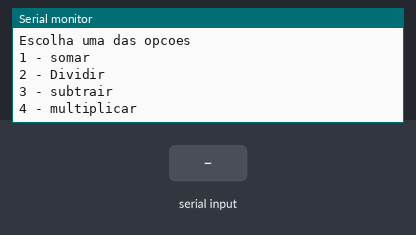
A sketch run on a simulated Arduino Uno, built with avr-gcc and run on an emulated ATmega328P. On the bench: the last lines printed to the serial monitor. Inputs (shaded band) come from the test bench.

Above: at 0.9 s.
1.0 s: "sim" received over Serial
At 2.8 s:
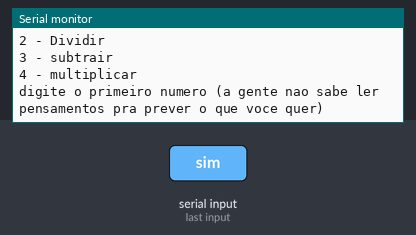
3.5 s: "90,45,200\n" received over Serial
At 5.1 s:
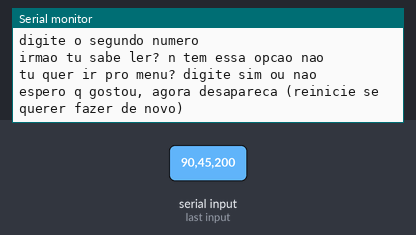

The sketch:

calculadora_com_fun_o_1.ino
```cpp
int edp;
String yesorno;
float resul;

void somar(float numero1, float numero2){
resul = (numero1 + numero2);
Serial.println("O total deu: " + String(resul));
Serial.println();
}

float dividir(float numero1, float numero2){
resul = (numero1 / numero2);
return resul;
}

void subtrair(float numero1, float numero2){
resul = (numero1 - numero2);
Serial.println("O total deu: " + String(resul));
Serial.println();
}

float multiplicar(float numero1, float numero2){
resul = (numero1 * numero2);
return resul;
}


void setup()
{
 Serial.begin(9600);

int contador;
float n1;
float n2;


  do {
    Serial.println("bem vindo a calculadora 100% confiavel e atualizada 2025\n");
    Serial.println("Escolha uma das opcoes");
    Serial.println("1 - somar");
    Serial.println("2 - Dividir");
    Serial.println("3 - subtrair");
    Serial.println("4 - multiplicar");
    while ( ! Serial.available()){}
  edp = Serial.parseInt();

  Serial.println("digite o primeiro numero (a gente nao sabe ler pensamentos pra prever o que voce quer)\n");
    while ( ! Serial.available()){}
  n1 = Serial.parseFloat();

  Serial.println("digite o segundo numero");
    while ( ! Serial.available()){}
  n2 = Serial.parseFloat();

  switch(edp){
  case 1:
  somar(n1, n2); //passa os valores via parametro
  break;

  case 2:
  float atm;
  atm = dividir(n1, n2);
  Serial.println("O total deu: " + String(resul));
  Serial.println();
  break;

  case 3:
  subtrair(n1, n2);
  break;

  case 4:
  float atn;
  atn = multiplicar(n1, n2);
  Serial.println("O total deu: " + String(resul));
  Serial.println();
  break;

  default:
   Serial.println("irmao tu sabe ler? n tem essa opcao nao");
   Serial.println();
  }

  Serial.println("tu quer ir pro menu? digite sim ou nao");
    while ( ! Serial.available()){}


    if(Serial.readString() == "sim"){
    contador = 1;
    }
    else{
    contador = 0;
    Serial.println("espero q gostou, agora desapareca (reinicie se querer fazer de novo)");
    }
  }
 while(contador != 0);
}

void loop(){}
```

Measured:
- after the input at 1.0 s, the serial monitor: prints a new line after 1.0 s (image 1)
- after the input at 3.5 s, the serial monitor: prints a new line at once (image 2)
